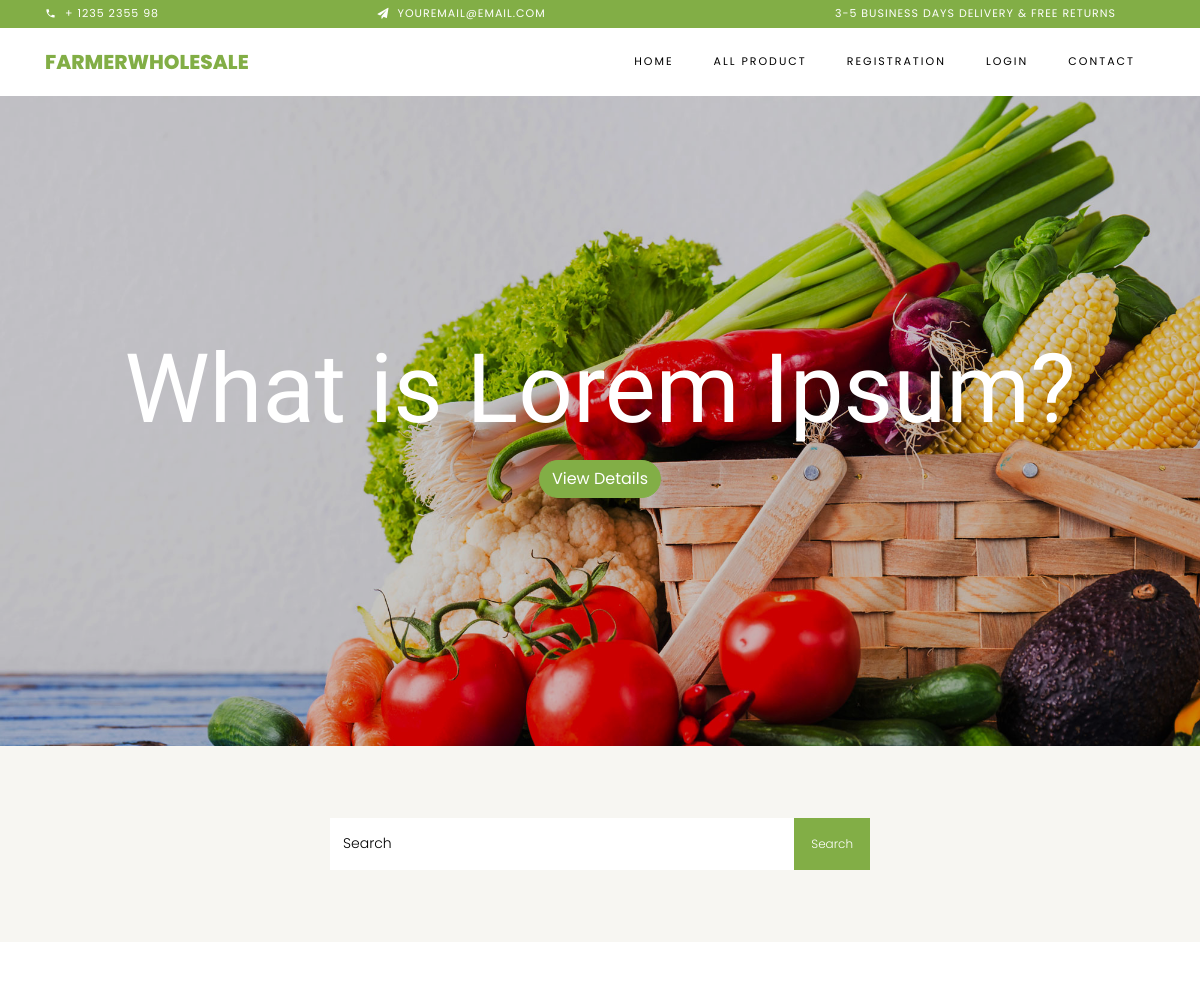
Before: / (upper part) with the older database file.
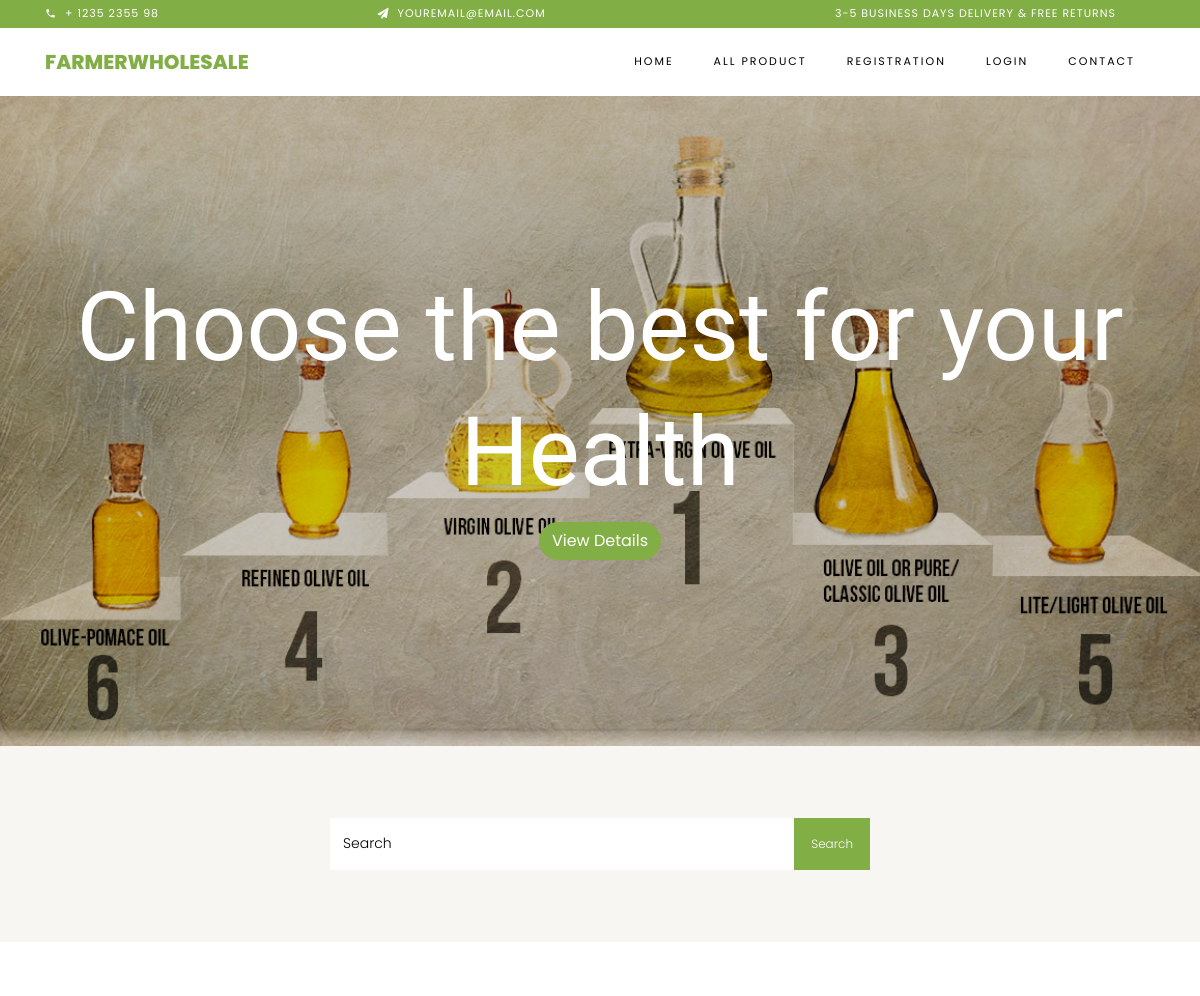
After: the same page with the newer database file.
### home/models.py (models this page shows, shortened)
class Slider(models.Model):
    title = models.CharField(max_length=100)
    image = models.ImageField(upload_to='slider')
    date_added = models.DateField(auto_now_add=True)
    class Meta:
        ordering = ('-date_added',)

### home/views.py (the view)
# urls.py: path('',include('home.urls')),
def home(request):
    slide = Slider.objects.all()
    product_paginator = Product.objects.filter(is_approved = True).order_by('-date_added')[:8]
    context = {
        'slider': slide,
        'product_paginator':product_paginator,
    }
    return render(request, 'home/home.html',context)

### templates/home/home.html (shortened to what this page needs)
{% extends 'base.html' %}
{% load static %}
{% block content %}
<section id="home-section" class="hero">
    <div class="home-slider owl-carousel">
        {% for s in slider %}
        <div class="slider-item" style="background-image: url({{s.image.url}});">
            <div class="overlay"></div>
        <div class="container">
            <div class="row slider-text justify-content-center align-items-center" data-scrollax-parent="true">
            <div class="col-md-12 ftco-animate text-center">
                <h1 class="mb-2">{{s.title}}</h1>
                <p><a href="#" class="btn btn-primary">View Details</a></p>
            </div>
            </div>
        </div>
        </div>
    {% endfor %}
  </div>
</section>
  <section class="ftco-section ftco-no-pt ftco-no-pb py-5 bg-light">
    <div class="container py-4">
      <div class="row d-flex justify-content-center py-5">
        <div class="col-md-6 d-flex align-items-center">
          <form action="#" class="subscribe-form">
            <div class="form-group d-flex">
              <input type="text" class="form-control" placeholder="Search">
              <input type="submit" value="Search" class="submit px-3">
            </div>
          </form>
        </div>
      </div>
    </div>
  </section>
<section class="ftco-section">
</section>
{% endblock content %}

Changed rows visible on the page:
changed Slider: image: a different picture; title "What is Lorem Ipsum?" → "Choose the best for your Health"
